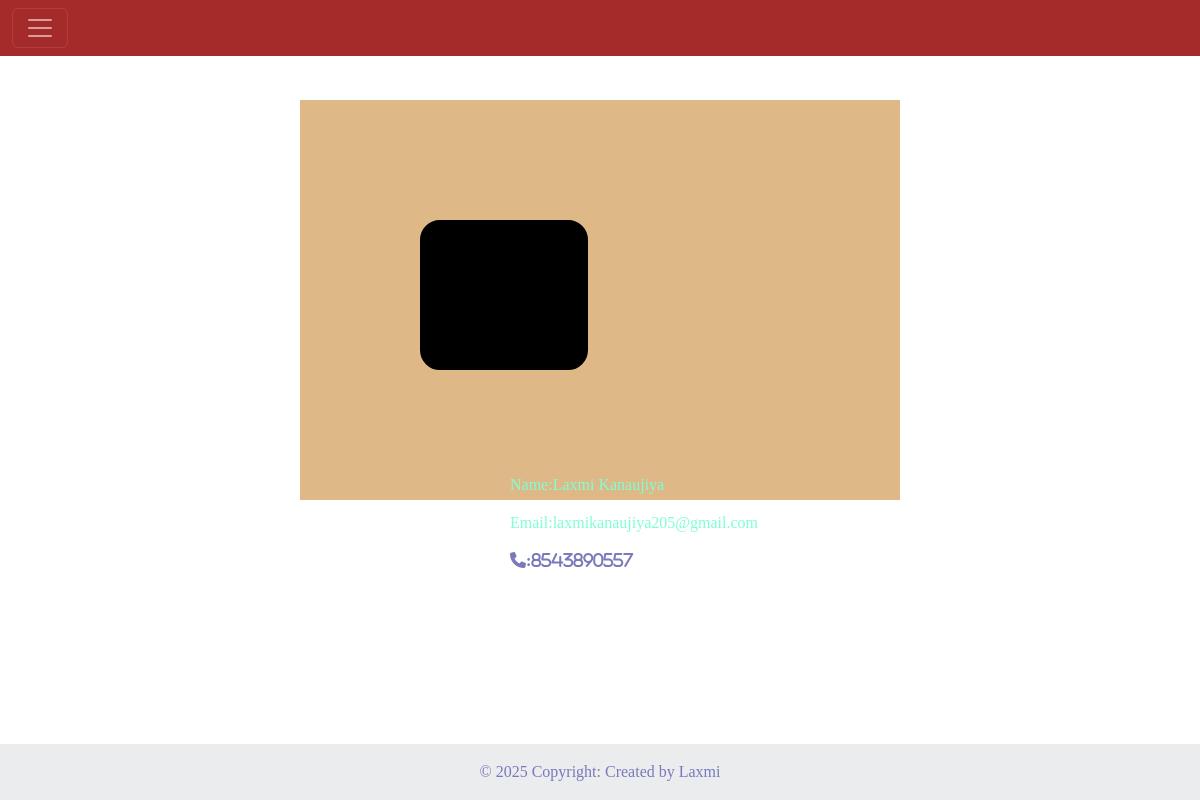
Page /user_home/ (signed in) on the committed database.
### legal_app/models.py (models this page shows)
class User(models.Model):
     name=models.CharField(max_length=40,null=False)
     email=models.EmailField(max_length=40,null=False,primary_key=True)
     password=models.CharField(max_length=40,null=False)
     phone=models.CharField(max_length=15,null=False)
     date=models.DateField(default=timezone.now)
     profile_pic=models.FileField(upload_to="user_pic/",default="")

### legal_app/user_views.py (the view)
# urls.py: path("user_home/",user_views.user_home,name="user_home"),
def user_home(request):
    if request.method=="GET":
       user_email=request.session["web_key"]
       User_Obj=User.objects.get(email=user_email)#it will return a single object
       user_dict={
        "user_key":User_Obj
        }
       return render(request,"legal_app/user/user_home.html",user_dict)

### legal_app/templates/legal_app/user/user_home.html (shortened to what this page needs)
<!DOCTYPE html>
{%load static %}
<html lang="en">
<head>
     {% include 'legal_app/common/common_css.html' %}
</head>
<body>
{% include 'legal_app/user/user_header.html' %}
    <div class="main-div">
      <div class="flex-container">
       <div class="image-div">
      </div>
      <div class="profile-div">
        <h6>Name:{{user_key.name}}</h6>
        <h6>Email:{{user_key.email}}</h6>
        <h6><i class="fas fa-phone">:{{user_key.phone}}</i></h6>
      </div>
      </div>
    </div>
    {% include 'legal_app/common/footer.html'%}
</body>
</html>

### legal_app/static/legal_app/css/style.css (style rules this page uses)
body,html { min-height: 100vh; display: flex; flex-direction: column; }
.main-div { flex:1; }
* { font-family: cinzel; box-sizing: border-box; color: rgb(121, 121, 187); }

### legal_app/templates/legal_app/user/user_home.html (style rules this page uses)
.flex-container { width: 50%; height: 400px; background-color: burlywood; flex-direction: column; margin: auto; margin-top: 100px; padding: 20px; }
.image-div { width: 30%; height: 150px; background-color: black; border: 2px solid black; border-radius: 20px; margin: 100px; }
.profile-div { width: 50%; height: 200px; margin: auto; }
h6 { color: aquamarine; margin-left: 50px; line-height: 30px; }

### rows in the picture
User: name "Laxmi Kanaujiya", email "laxmikanaujiya205@gmail.com", phone "8543890557"
